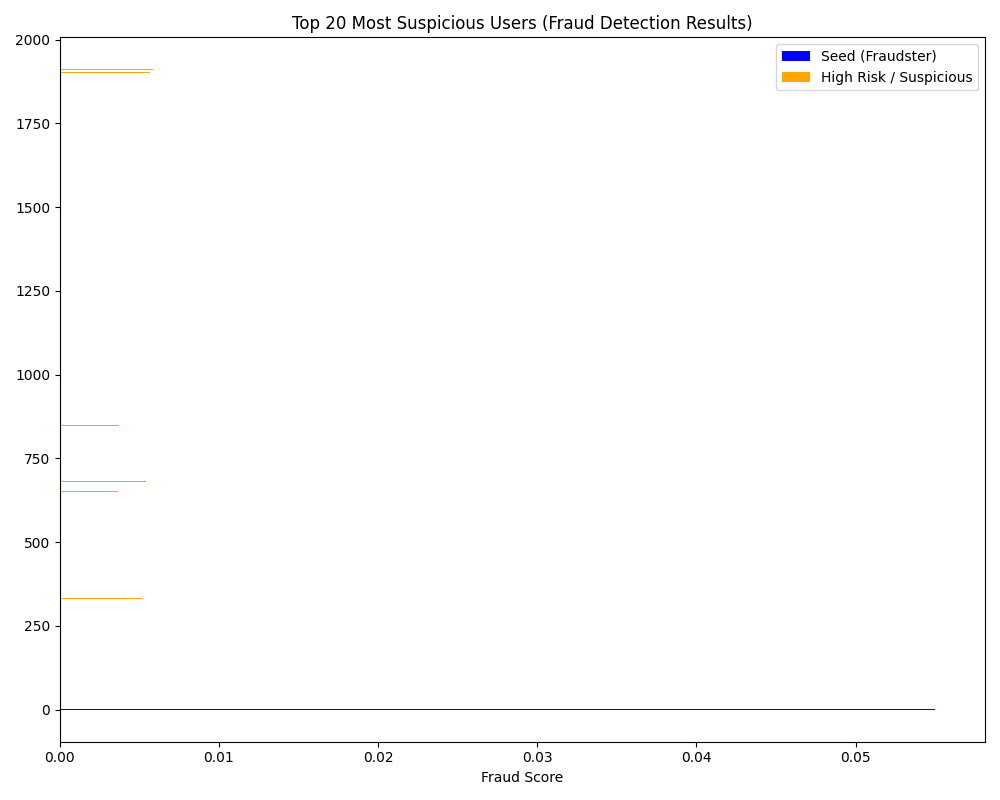

This figure's Python source:
import pandas as pd
import matplotlib.pyplot as plt

# ===============================================================
# Step 1: Load the main result file (standard configuration)
# ===============================================================
try:
    df = pd.read_csv("results_PPR_alpha_15.csv")
except:
    print("CSV file not found.")
    exit()

# ===============================================================
# Step 2: Select top 20 nodes with highest suspicion scores
# ===============================================================
top_20 = df.head(20)

# Reverse order for better visualization in horizontal bar chart
top_20 = top_20.iloc[::-1]

# ===============================================================
# Step 3: Assign colors based on node status
# ===============================================================
colors = []
for status in top_20['Status']:
    if 'Seed' in status:
        colors.append('blue')       # Known fraudster (seed node)
    elif 'Suspicious' in status:
        colors.append('orange')     # High-risk / suspicious user
    else:
        colors.append('gray')       # Low-risk user

# ===============================================================
# Step 4: Plot horizontal bar chart of top suspects
# ===============================================================
plt.figure(figsize=(10, 8))
plt.barh(top_20['NodeID'], top_20['Score'], color=colors)

plt.xlabel('Fraud Score')
plt.title('Top 20 Most Suspicious Users (Fraud Detection Results)')

# ===============================================================
# Legend definition
# ===============================================================
from matplotlib.patches import Patch
legend_elements = [
    Patch(facecolor='blue', label='Seed (Known Fraudster)'),
    Patch(facecolor='orange', label='High Risk / Suspicious')
]
plt.legend(handles=legend_elements)

# Save and display the plot
plt.tight_layout()
plt.savefig('plot_top_suspects.png')
plt.show()
